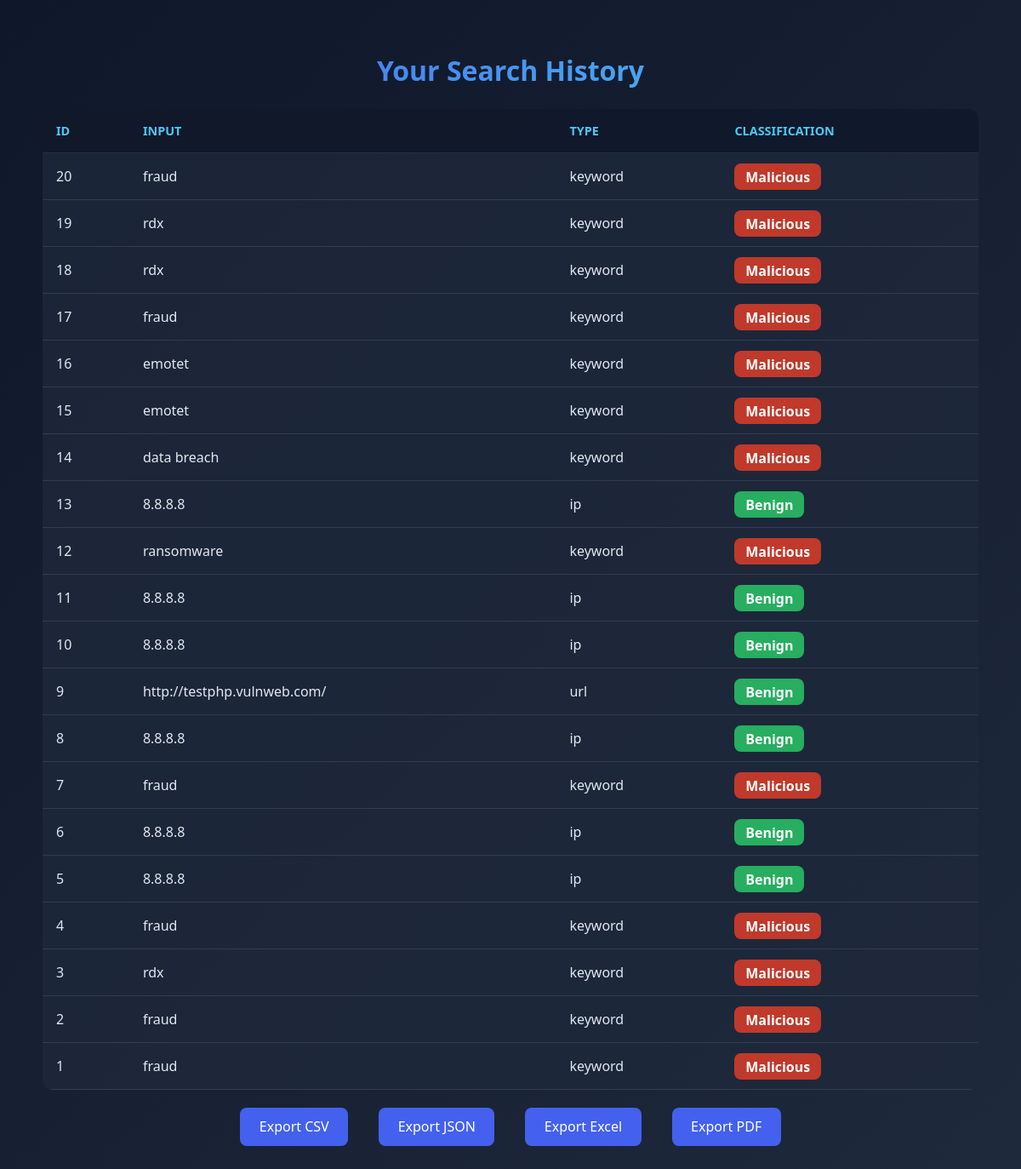
The app's page /history with its own data.
### app/models.py (models this page shows)
class IOCResult(db.Model):
    __tablename__ = "ioc_results"
    id = db.Column(db.Integer, primary_key=True)
    input_value = db.Column(db.String(255), nullable=False)
    type = db.Column(db.String(50), nullable=False)
    classification = db.Column(db.String(50), nullable=False)
    vt_report = db.Column(db.JSON, nullable=True)
    shodan_report = db.Column(db.JSON, nullable=True)
    otx_report = db.Column(db.JSON, nullable=True)  # ✅ Changed from abusix_report
    scraped_data = db.Column(db.JSON, nullable=True)
    timestamp = db.Column(db.DateTime, default=datetime.utcnow)
    user_id = db.Column(db.Integer, db.ForeignKey("user.id"), nullable=True)
    feedbacks = db.relationship("Feedback", back_populates="ioc_result", cascade="all, delete-orphan")

### app/routes.py (the view)
@main_bp.route("/history")
def history():
    user_id = session.get("user_id")
    if user_id:
        results = IOCResult.query.filter_by(user_id=user_id).order_by(IOCResult.timestamp.desc()).all()
    else:
        results = IOCResult.query.order_by(IOCResult.timestamp.desc()).limit(50).all()
    return render_template("history.html", results=results)

### app/templates/history.html (shortened to what this page needs)
<!DOCTYPE html>
<html lang="en">
<head>
<link rel="stylesheet" href="https://cdnjs.cloudflare.com/ajax/libs/font-awesome/6.4.0/css/all.min.css">
</head>
<body>
<div class="container">
    <h1>Your Search History</h1>
    {% if results %}
    <table>
        <thead>
            <tr>
                <th>ID</th>
                <th>Input</th>
                <th>Type</th>
                <th>Classification</th>
            </tr>
        </thead>
        <tbody>
            {% for r in results %}
            <tr>
                <td>{{ r.id }}</td>
                <td>{{ r.input_value }}</td>
                <td>{{ r.type }}</td>
                <td>
                    <span class="classification {{ r.classification.lower() }}">
                        {{ r.classification }}
                    </span>
                </td>
            </tr>
            {% endfor %}
        </tbody>
    </table>
    {% else %}
        <p style="text-align:center; margin-top:2rem;">No past scans found.</p>
    {% endif %}
    <div class="export-links">
        <a href="{{ url_for('main.export', format='csv', ioc_id=results[0].id if results else 1) }}">Export CSV</a>
        <a href="{{ url_for('main.export', format='json', ioc_id=results[0].id if results else 1) }}">Export JSON</a>
        <a href="{{ url_for('main.export', format='xlsx', ioc_id=results[0].id if results else 1) }}">Export Excel</a>
        <a href="{{ url_for('main.export', format='pdf', ioc_id=results[0].id if results else 1) }}">Export PDF</a>    </div>
</div>
</body>
</html>

### app/templates/history.html (style rules this page uses)
body { background: linear-gradient(135deg, #0f172a 0%, #1e293b 100%); color: #e2e8f0; font-family: 'Segoe UI', Tahoma, Geneva, Verdana, sans-serif; min-height: 100vh; }
.container { max-width: 1100px; margin: 0 auto; padding: 2rem; }
h1 { text-align: center; font-size: 2rem; background: linear-gradient(135deg, #4361ee 0%, #4cc9f0 100%); -webkit-background-clip: text; -webkit-text-fill-color: transparent; font-weight: 700; }
table { width: 100%; border-collapse: collapse; margin-top: 1.5rem; background: rgba(30, 41, 59, 0.8); border-radius: 12px; overflow: hidden; }
th, td { padding: 1rem; text-align: left; border-bottom: 1px solid rgba(255,255,255,0.1); }
th { background: rgba(15, 23, 42, 0.9); color: #4cc9f0; text-transform: uppercase; font-size: 0.9rem; }
.classification { padding: 0.3rem 0.8rem; border-radius: 8px; font-weight: bold; text-transform: capitalize; }
.malicious { background: #c0392b; color: white; }
.benign { background: #27ae60; color: white; }
.export-links { text-align: center; margin-top: 2rem; }
.export-links a { margin: 0 1rem; padding: 0.7rem 1.4rem; background: #4361ee; color: white; border-radius: 8px; text-decoration: none; }

### records on screen
IOCResult: id "20", input_value "fraud", type "keyword", classification "Malicious"
IOCResult: id "19", input_value "rdx", type "keyword", classification "Malicious"
IOCResult: id "18", input_value "rdx", type "keyword", classification "Malicious"
IOCResult: id "17", input_value "fraud", type "keyword", classification "Malicious"
IOCResult: id "16", input_value "emotet", type "keyword", classification "Malicious"
IOCResult: id "15", input_value "emotet", type "keyword", classification "Malicious"
IOCResult: id "14", input_value "data breach", type "keyword", classification "Malicious"
IOCResult: id "13", input_value "8.8.8.8", type "ip", classification "Benign"
IOCResult: id "12", input_value "ransomware", type "keyword", classification "Malicious"
IOCResult: id "11", input_value "8.8.8.8", type "ip", classification "Benign"
IOCResult: id "10", input_value "8.8.8.8", type "ip", classification "Benign"
IOCResult: id "9", input_value "http://testphp.vulnweb.com/", type "url", classification "Benign"
IOCResult: id "8", input_value "8.8.8.8", type "ip", classification "Benign"
IOCResult: id "7", input_value "fraud", type "keyword", classification "Malicious"
IOCResult: id "6", input_value "8.8.8.8", type "ip", classification "Benign"
IOCResult: id "5", input_value "8.8.8.8", type "ip", classification "Benign"
IOCResult: id "4", input_value "fraud", type "keyword", classification "Malicious"
IOCResult: id "3", input_value "rdx", type "keyword", classification "Malicious"
IOCResult: id "2", input_value "fraud", type "keyword", classification "Malicious"
IOCResult: id "1", input_value "fraud", type "keyword", classification "Malicious"
